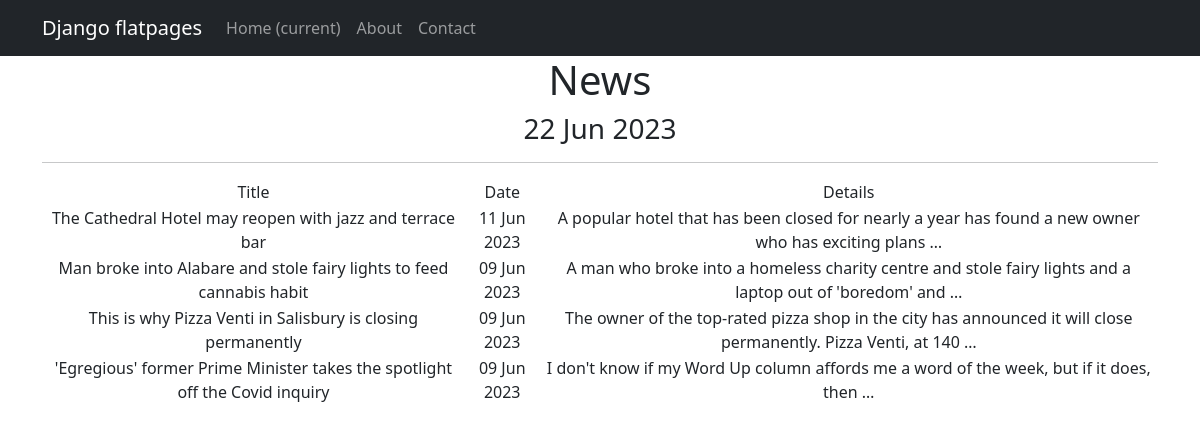
Page /news on the committed database.
### news/models.py (models this page shows, shortened)
class Post(models.Model):
    TYPES = [
        ('AR', 'article'),
        ('NS', 'news'),
    ]
    author = models.ForeignKey(Author, on_delete=models.CASCADE,)# onetomany(Author)
    type_post = models.CharField(max_length=2, choices=TYPES, default='AR')# article or news
    datetime_post_creation = models.DateTimeField(auto_now_add=True)# datetime of creation
    category = models.ManyToManyField(Category, through='PostCategory')# manytomany (Category, PostCategory)
    title_post = models.CharField(max_length=128)# title
    text_post = models.TextField()
    rating_post = models.SmallIntegerField(default=0)

### news/views.py (the view)
# urls.py: path('news', News.as_view()),
class News(ListView):
    model = Post
    ordering = '-datetime_post_creation' #сортировка по дате создания
    template_name = 'news.html'
    context_object_name = 'news'
    def get_context_data(self, **kwargs):
        context = super().get_context_data(**kwargs)
        context['time_now'] = datetime.utcnow()
        return context

### templates/news.html (shortened to what this page needs)
{% extends 'flatpages/default.html' %}
{% block content %}
    <h1>News</h1>
    <h3>{{ time_now|date:'d M Y' }}</h3>
   <hr>
   {% if news %}
       <table>
           <tr>
               <td>Title</td>
               <td>Date</td>
               <td>Details</td>
           </tr>
           {% for news in news %}
           <tr>
               <td>{{ news.title_post }}</td>
               <td>{{ news.datetime_post_creation|date:'d M Y'}}</td>
               <td>{{ news.text_post|truncatewords:20 }}</td>
           </tr>
           {% endfor %}
       </table>
   {% else %}
       <h2>No news</h2>
   {% endif %}
{% endblock content %}

### templates/flatpages/default.html (shortened to what this page needs)
<!DOCTYPE html>
{% load static %}
<html lang="en">
    <head>
        <link href="{% static 'css/styles.css' %}" rel="stylesheet" />
    </head>
    <body>
         <nav class="navbar navbar-expand-lg navbar-dark bg-dark static-top">
   <div class="container">
       <a class="navbar-brand" href="#">Django flatpages</a>
       <div class="collapse navbar-collapse" id="navbarResponsive">
           <ul class="navbar-nav ml-auto">
               <li class="nav-item active">
                   <a class="nav-link" href="#">Home
                       <span class="sr-only">(current)</span>
                   </a>
               </li>
               <li class="nav-item">
                   <a class="nav-link" href="/about/">About</a>
               </li>
               <li class="nav-item">
                   <a class="nav-link" href="/contacts/">Contact</a>
               </li>
           </ul>
       </div>
   </div>
</nav>
        <div class="container">
           <div class="row">
               <div class="col-lg-12 text-center">
                  {% block content %}{% endblock content %}
               </div>
           </div>
        </div>
    </body>
</html>

### rows in the picture
Post: title_post "The Cathedral Hotel may reopen with jazz and terrace bar", datetime_post_creation "11 Jun 2023", text_post "A popular hotel that has been closed for nearly a year has found a new owner who has exciting plans …"
Post: title_post "Man broke into Alabare and stole fairy lights to feed cannabis habit", datetime_post_creation "09 Jun 2023", text_post "A man who broke into a homeless charity centre and stole fairy lights and a laptop out of 'boredom' and …"
Post: title_post "This is why Pizza Venti in Salisbury is closing permanently", datetime_post_creation "09 Jun 2023", text_post "The owner of the top-rated pizza shop in the city has announced it will close permanently. Pizza Venti, at 140 …"
Post: title_post "'Egregious' former Prime Minister takes the spotlight off the Covid inquiry", datetime_post_creation "09 Jun 2023", text_post "I don't know if my Word Up column affords me a word of the week, but if it does, then …"

### other values in the picture
{{ time_now|date:'d M Y' }} "22 Jun 2023"
